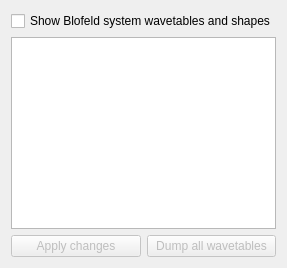
       <widget class="QWidget" name="blofeldWaveTableTab">
        <attribute name="title">
         <string>Blofeld</string>
        </attribute>
        <layout class="QVBoxLayout" name="verticalLayout_6">
         <item>
          <widget class="QCheckBox" name="blofeldFilterChk">
           <property name="text">
            <string>Show Blofeld system wavetables and shapes</string>
           </property>
          </widget>
         </item>
         <item>
          <widget class="BlofeldWaveTable" name="blofeldWaveTableList">
           <property name="mouseTracking">
            <bool>true</bool>
           </property>
           <property name="contextMenuPolicy">
            <enum>Qt::CustomContextMenu</enum>
           </property>
           <property name="editTriggers">
            <set>QAbstractItemView::NoEditTriggers</set>
           </property>
           <property name="dragEnabled">
            <bool>true</bool>
           </property>
           <property name="dragDropMode">
            <enum>QAbstractItemView::DragDrop</enum>
           </property>
           <property name="defaultDropAction">
            <enum>Qt::CopyAction</enum>
           </property>
           <property name="selectionBehavior">
            <enum>QAbstractItemView::SelectRows</enum>
           </property>
           <property name="horizontalScrollMode">
            <enum>QAbstractItemView::ScrollPerPixel</enum>
           </property>
           <attribute name="horizontalHeaderHighlightSections">
            <bool>false</bool>
           </attribute>
           <attribute name="horizontalHeaderStretchLastSection">
            <bool>true</bool>
           </attribute>
          </widget>
         </item>
         <item>
          <layout class="QHBoxLayout" name="horizontalLayout_10">
           <item>
            <widget class="QPushButton" name="applyBtn">
             <property name="enabled">
              <bool>false</bool>
             </property>
             <property name="text">
              <string>Apply changes</string>
             </property>
             <property name="icon">
              <iconset theme="checkbox">
               <normaloff>../../../../../.designer/backup</normaloff>../../../../../.designer/backup</iconset>
             </property>
            </widget>
           </item>
           <item>
            <widget class="QPushButton" name="dumpAllBtn">
             <property name="enabled">
              <bool>false</bool>
             </property>
             <property name="text">
              <string>Dump all wavetables</string>
             </property>
            </widget>
           </item>
          </layout>
         </item>
        </layout>
       </widget>
